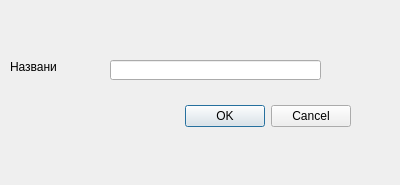
<?xml version="1.0" encoding="UTF-8"?>
<ui version="4.0">
 <class>mroEditForm</class>
 <widget class="QDialog" name="mroEditForm">
  <property name="geometry">
   <rect>
    <x>0</x>
    <y>0</y>
    <width>400</width>
    <height>185</height>
   </rect>
  </property>
  <property name="windowTitle">
   <string>mroEditForm</string>
  </property>
  <widget class="QDialogButtonBox" name="buttonBox">
   <property name="geometry">
    <rect>
     <x>10</x>
     <y>100</y>
     <width>341</width>
     <height>32</height>
    </rect>
   </property>
   <property name="orientation">
    <enum>Qt::Horizontal</enum>
   </property>
   <property name="standardButtons">
    <set>QDialogButtonBox::Cancel|QDialogButtonBox::Ok</set>
   </property>
  </widget>
  <widget class="QLabel" name="labelName">
   <property name="geometry">
    <rect>
     <x>10</x>
     <y>60</y>
     <width>47</width>
     <height>13</height>
    </rect>
   </property>
   <property name="text">
    <string>Название</string>
   </property>
  </widget>
  <widget class="QLineEdit" name="lineEditName">
   <property name="geometry">
    <rect>
     <x>110</x>
     <y>60</y>
     <width>211</width>
     <height>20</height>
    </rect>
   </property>
  </widget>
 </widget>
 <resources/>
 <connections/>
</ui>
